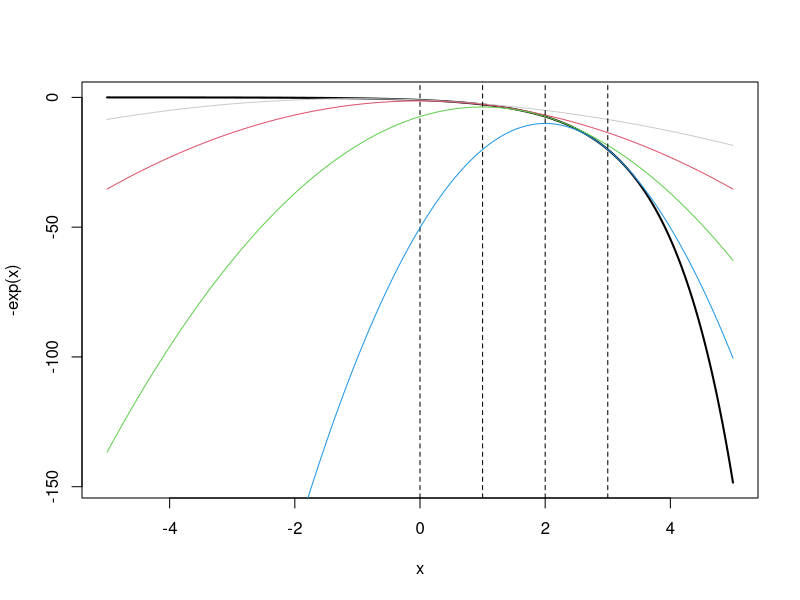

Reproduce this figure in R.
## ---- chunk 1
x = seq(-5,5,length.out = 1000)
f_lambda = function(l,x){
  -exp(l) - exp(l)*(x-l) - exp(l)/2*(x-l)^2
}
plot(x,-exp(x),type='l',lwd=2)
lines(x,f_lambda(0,x),col='gray80')
abline(v = 0,lty=2)
lines(x,f_lambda(1,x),col=2)
abline(v = 1,lty=2)
lines(x,f_lambda(2,x),col=3)
abline(v = 2,lty=2)
lines(x,f_lambda(3,x),col=4)
abline(v = 3,lty=2)
